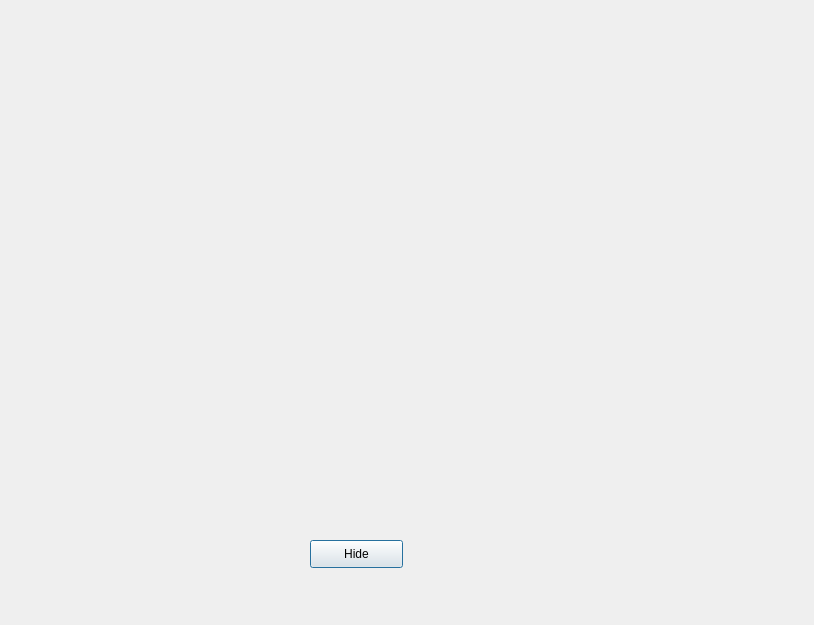
<?xml version="1.0" encoding="UTF-8"?>
<ui version="4.0">
 <class>Statsr</class>
 <widget class="QDialog" name="Statsr">
  <property name="geometry">
   <rect>
    <x>0</x>
    <y>0</y>
    <width>814</width>
    <height>625</height>
   </rect>
  </property>
  <property name="windowTitle">
   <string>Dialog</string>
  </property>
  <property name="styleSheet">
   <string notr="true"/>
  </property>
  <widget class="QPushButton" name="hide_P">
   <property name="geometry">
    <rect>
     <x>310</x>
     <y>540</y>
     <width>93</width>
     <height>28</height>
    </rect>
   </property>
   <property name="text">
    <string>Hide</string>
   </property>
  </widget>
  <widget class="QFrame" name="charts_P">
   <property name="geometry">
    <rect>
     <x>20</x>
     <y>30</y>
     <width>761</width>
     <height>491</height>
    </rect>
   </property>
   <layout class="QHBoxLayout" name="horizontalLayout"/>
  </widget>
 </widget>
 <resources/>
 <connections/>
</ui>
